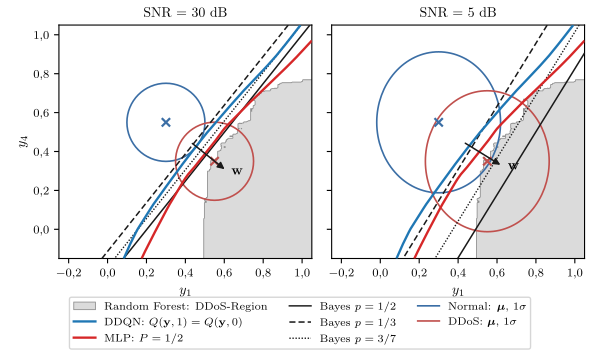

The script that saved this image:
"""2D-Schnitt durch den achtdimensionalen Beobachtungsraum: Entscheidungsgrenzen von Bayes-Klassifikator, DDQN, MLP
und Random Forest in der Ebene (y1, y4), übrige sechs Merkmale fest auf der Mitte der Klassenmittel.

Gezeigt je SNR-Stufe (30 und 5 dB): Regionen des Random Forest (achsenparallele Stufen), Bayes-Grenzen bei
p = 1/2, 1/3 und 3/7 (bekanntes SNR, Geraden mit Normalenvektor w), Grenze des DDQN (Q(y,1) = Q(y,0)) und des
MLP (P = 1/2), 1-sigma-Ellipsen der Randverteilungen beider Klassen in (y1, y4).
Modelle: Seed 0 (DDQN aus modelle/, RF und MLP wie eval_baselines.py neu trainiert und gegen die CSV geprüft).
Ausgabe: entscheidungsgrenzen_plot.pdf
"""

import csv
import sys
from pathlib import Path

import matplotlib

matplotlib.use("Agg")
import matplotlib.pyplot as plt
from matplotlib.lines import Line2D
from matplotlib.patches import Ellipse, Patch
import numpy as np
import torch
from sklearn.metrics import precision_recall_fscore_support

import plot_stil
from bayes_referenz import _var, posterior
from eval_baselines import N_TRAIN, make_models
from train_eval import (MU_ATTACK, MU_NORMAL, N_ACTIONS, N_FEATURES, SNR_LEVELS_DB, Config, QNet, sample_flows)

HERE = Path(__file__).parent
SEED = 0
J1, J4 = 0, 3                                   # Merkmale y1 und y4 (nullbasiert), wie Abb. 4.2
C_NORMAL, C_ATTACK = "#3b6ea5", "#c0504d"
C_DDQN, C_MLP = "C0", "C3"
plot_stil.anwenden(**{"axes.labelsize": 10, "legend.fontsize": 7.8})


def gegenpruefen(name: str, modell, cfg: Config) -> None:
    soll = {}
    with open(HERE / "baseline_results.csv", newline="", encoding="utf-8") as fh:
        for r in csv.DictReader(fh):
            if r["seed"] == str(SEED) and r["model"] == name:
                soll[int(r["snr_db"])] = (r["precision"], r["recall"], r["f1"])
    for snr in SNR_LEVELS_DB:
        y, c = sample_flows(np.random.default_rng(SEED * 1_000_003 + snr), snr, cfg.eval_flows)
        p, r, f1, _ = precision_recall_fscore_support(c, modell.predict(y), average="binary", pos_label=1,
                                                      zero_division=0)
        if tuple(f"{v:.4f}" for v in (p, r, f1)) != soll[snr]:
            sys.exit(f"{name} reproduziert baseline_results.csv nicht (SNR {snr}), Abbruch.")


def main() -> None:
    cfg = Config()
    rng = np.random.default_rng(SEED + 12_345)
    snr_tr = rng.choice(np.array(SNR_LEVELS_DB, dtype=np.float64), N_TRAIN)
    x_tr, y_tr = sample_flows(rng, snr_tr, N_TRAIN)
    modelle = make_models(SEED)
    rf = modelle["RandomForest"].fit(x_tr, y_tr)
    mlp = modelle["MLP"].fit(x_tr, y_tr)
    gegenpruefen("RandomForest", rf, cfg)
    gegenpruefen("MLP", mlp, cfg)
    print("RF und MLP (Seed 0): P/R/F1 identisch mit baseline_results.csv")
    net = QNet(N_FEATURES, N_ACTIONS, cfg.hidden)
    net.load_state_dict(torch.load(HERE / "modelle" / f"ddqn_seed{SEED}.pt", map_location="cpu"))
    net.eval()

    mitte = 0.5 * (MU_NORMAL + MU_ATTACK).astype(np.float64)
    g1 = np.linspace(-0.25, 1.05, 400)
    g4 = np.linspace(-0.15, 1.05, 400)
    G1, G4 = np.meshgrid(g1, g4)
    Y = np.tile(mitte, (G1.size, 1))
    Y[:, J1], Y[:, J4] = G1.ravel(), G4.ravel()
    Yf = Y.astype(np.float32)
    rf_reg = rf.predict(Yf).reshape(G1.shape)
    mlp_p = mlp.predict_proba(Yf)[:, 1].reshape(G1.shape)
    with torch.no_grad():
        q = net(torch.from_numpy(Yf)).numpy()
    dq = (q[:, 1] - q[:, 0]).reshape(G1.shape)

    # Bayes-Posterior entlang der DDQN-Grenze im Schnitt (Zeilen mit 0 <= y4 <= 1), für die Einordnung im Text
    for snr in (30, 5):
        post = posterior(Y, snr).reshape(G1.shape)
        werte = []
        for z in range(len(g4)):
            if 0.0 <= g4[z] <= 1.0:
                k = np.where((dq[z, :-1] < 0) & (dq[z, 1:] >= 0))[0]
                if len(k):
                    werte.append(post[z, k[0]])
        print(f"SNR {snr:>2} dB: Bayes-Posterior entlang der DDQN-Grenze im Schnitt {min(werte):.2f} bis {max(werte):.2f}")

    fig, axes = plt.subplots(1, 2, figsize=(6.0, 3.55), sharey=True)
    for ax, snr in zip(axes, (30, 5)):
        post = posterior(Y, snr).reshape(G1.shape)
        ax.contourf(G1, G4, rf_reg, levels=[0.5, 1.5], colors=["0.86"], zorder=0)
        ax.contour(G1, G4, rf_reg, levels=[0.5], colors=["0.55"], linewidths=0.6, zorder=1)
        ax.contour(G1, G4, post, levels=[0.5], colors=["0.1"], linewidths=1.1, zorder=3)
        ax.contour(G1, G4, post, levels=[1 / 3], colors=["0.1"], linewidths=1.1, linestyles=[(0, (4, 2))], zorder=3)
        ax.contour(G1, G4, post, levels=[3 / 7], colors=["0.1"], linewidths=1.0, linestyles=[(0, (1, 1.2))],
                   zorder=3)
        ax.contour(G1, G4, dq, levels=[0.0], colors=[C_DDQN], linewidths=1.7, zorder=4)
        ax.contour(G1, G4, mlp_p, levels=[0.5], colors=[C_MLP], linewidths=1.7, zorder=4)
        sd = np.sqrt(_var(snr))
        for mu, col in ((MU_NORMAL, C_NORMAL), (MU_ATTACK, C_ATTACK)):
            ax.add_patch(Ellipse((mu[J1], mu[J4]), 2 * sd[J1], 2 * sd[J4], fill=False, ec=col, lw=1.2, zorder=2))
            ax.plot(mu[J1], mu[J4], marker="x", color=col, ms=6, mew=1.6, zorder=5)
        # Normalenvektor w der Bayes-Grenze (Projektion auf die Ebene), am Grenzpunkt angesetzt
        w = (MU_ATTACK - MU_NORMAL).astype(np.float64) / _var(snr)
        wv = np.array([w[J1], w[J4]]); wv /= np.linalg.norm(wv)
        x0 = np.array([mitte[J1], mitte[J4]])
        ax.annotate("", xy=x0 + 0.24 * wv, xytext=x0, arrowprops=dict(arrowstyle="-|>", color="0.1", lw=1.1),
                    zorder=6)
        ax.text(*(x0 + 0.27 * wv), r"$\mathbf{w}$", fontsize=10, zorder=6)
        ax.set_title(f"SNR = {snr} dB", fontsize=10)
        ax.set_xlim(g1[0], g1[-1]); ax.set_ylim(g4[0], g4[-1])
        ax.set_aspect("equal")
        ax.set_xlabel(r"$y_1$")
        ax.xaxis.set_major_formatter(plot_stil.komma(1)); ax.yaxis.set_major_formatter(plot_stil.komma(1))
    axes[0].set_ylabel(r"$y_4$")
    handles = [
        Patch(facecolor="0.86", edgecolor="0.55", lw=0.6, label="Random Forest: DDoS-Region"),
        Line2D([], [], color=C_DDQN, lw=1.7, label=r"DDQN: $Q(\mathbf{y},1)=Q(\mathbf{y},0)$"),
        Line2D([], [], color=C_MLP, lw=1.7, label=r"MLP: $P=1/2$"),
        Line2D([], [], color="0.1", lw=1.1, label=r"Bayes $p=1/2$"),
        Line2D([], [], color="0.1", lw=1.1, ls=(0, (4, 2)), label=r"Bayes $p=1/3$"),
        Line2D([], [], color="0.1", lw=1.0, ls=(0, (1, 1.2)), label=r"Bayes $p=3/7$"),
        Line2D([], [], color=C_NORMAL, lw=1.2, label=r"Normal: $\boldsymbol{\mu}$, $1\sigma$"),
        Line2D([], [], color=C_ATTACK, lw=1.2, label=r"DDoS: $\boldsymbol{\mu}$, $1\sigma$"),
    ]
    fig.legend(handles=handles, loc="lower center", ncol=3, frameon=True, bbox_to_anchor=(0.5, 0.0))
    fig.tight_layout(rect=(0, 0.2, 1, 1))
    fig.savefig(HERE / "entscheidungsgrenzen_plot.pdf", format="pdf")
    plt.close(fig)
    print("Gespeichert: entscheidungsgrenzen_plot.pdf")


if __name__ == "__main__":
    main()
